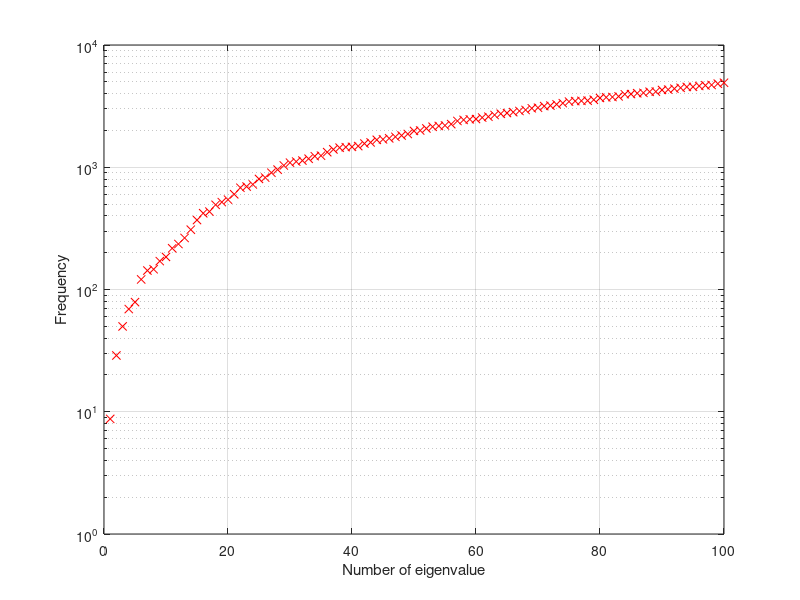

Write MATLAB code to recreate this figure.
% This script plots the eigenvalues in semilogaritmic scale

%%
% DCFA swept wing assignement
%
% Teamwork
% Team members: Venti Edoardo         944421
%               Zemello Matteo        942003
%               Zucchelli Umberto     952952
%               
%           
%

clear all, close all, clc

load w_esatta.mat

fig=figure;
semilogy(1:length(w_esatta),w_esatta,'xr')
% title('Wing')
xlabel('Number of eigenvalue')
ylabel('Frequency')
grid on
saveas(fig,'Eigenvalues_clamped_wing','eps')
